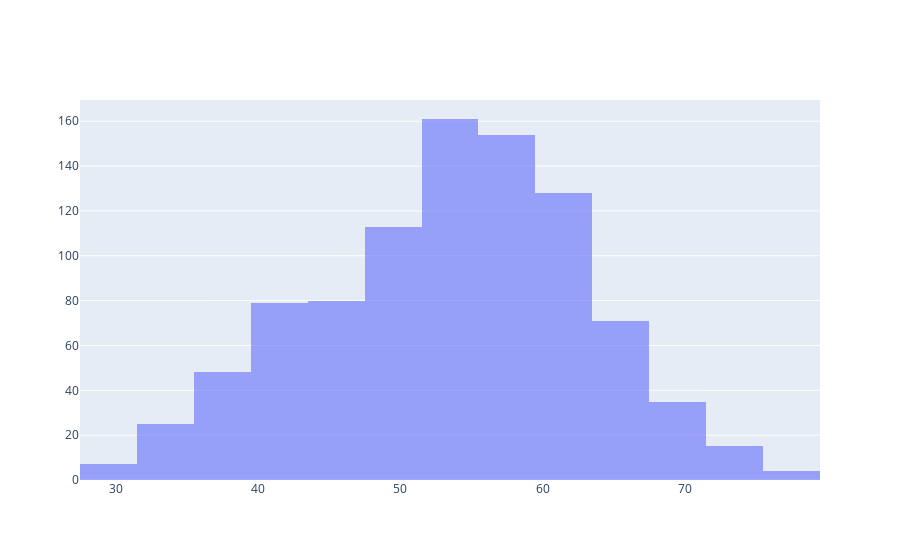

Notebook cell for this chart:
### Markdown cell above
# Histogram

### Code cell
layout = go.Layout(barmode="overlay")
data = go.Histogram(x=combined_df["age"], opacity=0.6, xbins={"size": 4})
fig = go.Figure(data=[data], layout=layout)
py.offline.iplot(fig)

### Figure 1 — Plotly figure (JSON) as saved in the notebook; plotly's stock layout.template omitted (floating-point values rounded to 4 significant figures; data arrays with more than 128 entries replaced by an {"elided": "..."} marker saying what was removed)
{"data": [{"opacity": 0.6, "type": "histogram", "x": {"elided": "920 int values"}, "xbins": {"size": 4}}], "layout": {"autosize": true, "barmode": "overlay", "xaxis": {"autorange": true, "range": [27.5, 79.5], "type": "linear"}, "yaxis": {"autorange": true, "range": [0, 169.5]}}}
